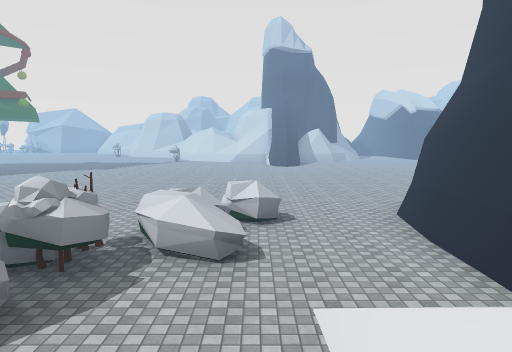
[1] (above)

24 first-person views from a walk through a scene from a Unity 3-D project. The camera is 1.5 m above the floor, tilts 6° down and sees 70° across. The floor is counted in squares, 2 m on a side. Each view is taken from the middle of a square. On the plan, view 1 faces up. The plan holds only what a view shows up to about 11 squares ahead; the rest is blank. The place goes on beyond the plan. The player is left out. Some surface patterns are stand-ins.

[2]
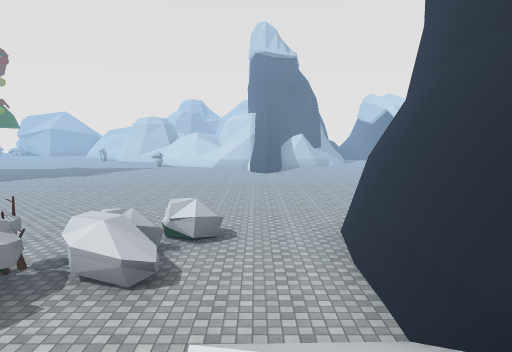

[3]
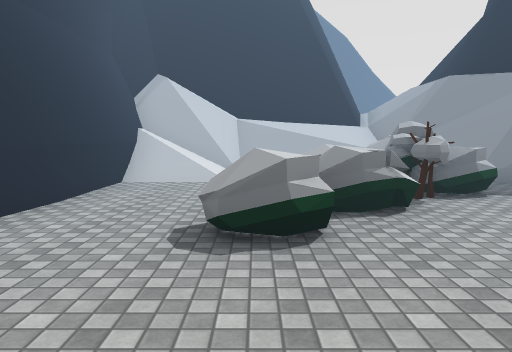

[4]
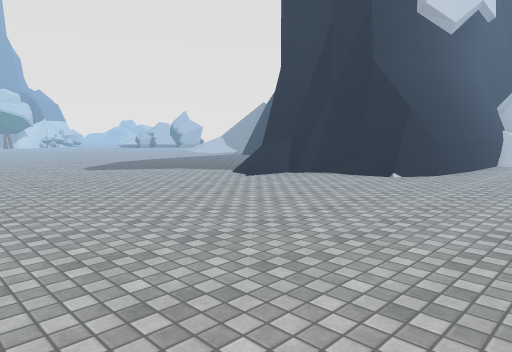

[5]
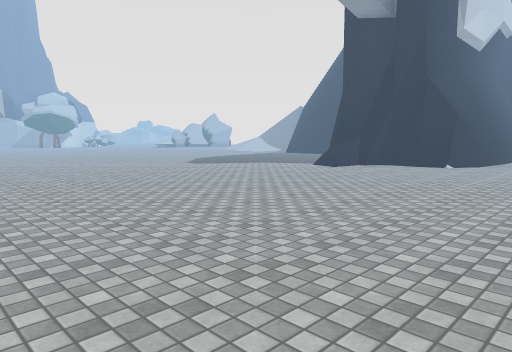

[6]
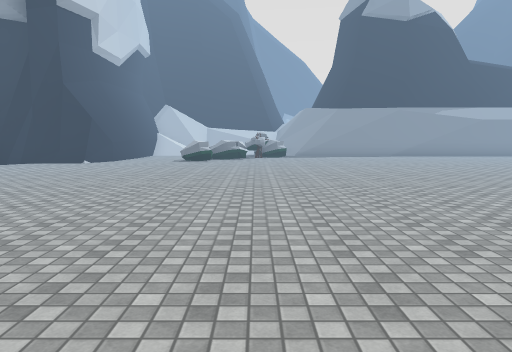

[7]
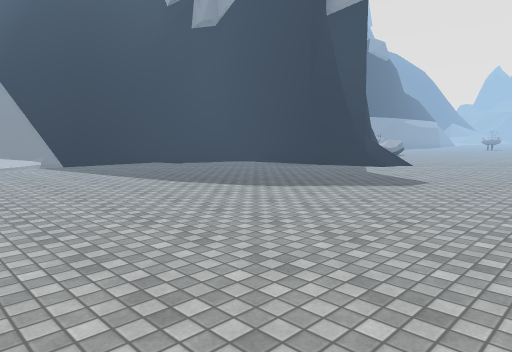

[8]
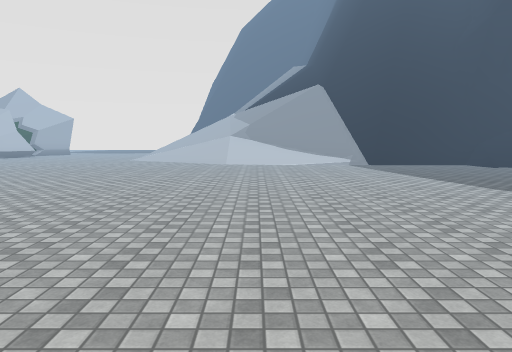

[9]
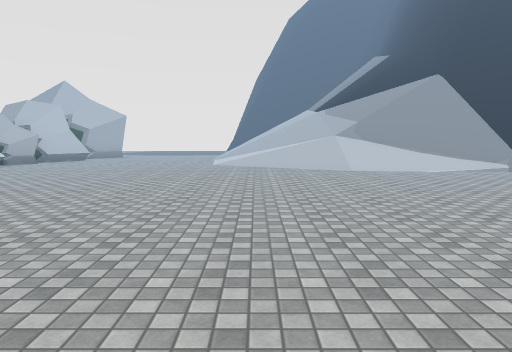

[10]
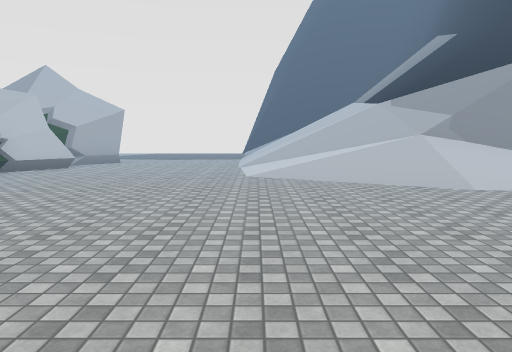

[11]
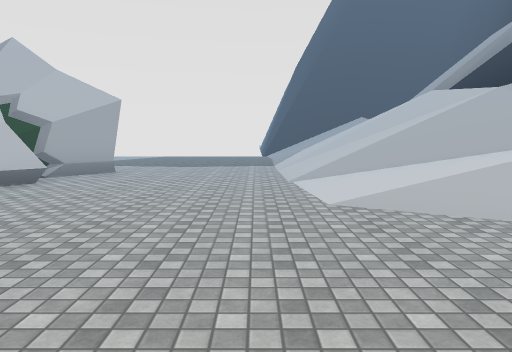

[12]
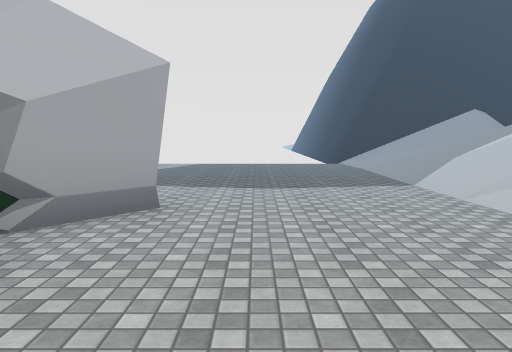

[13]
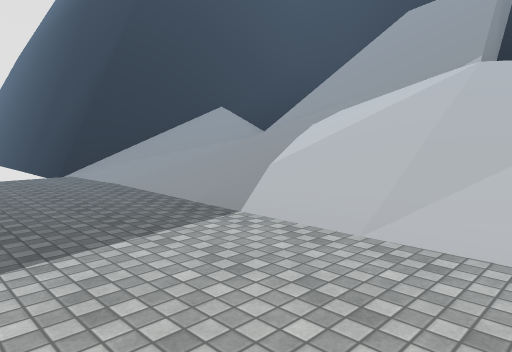

[14]
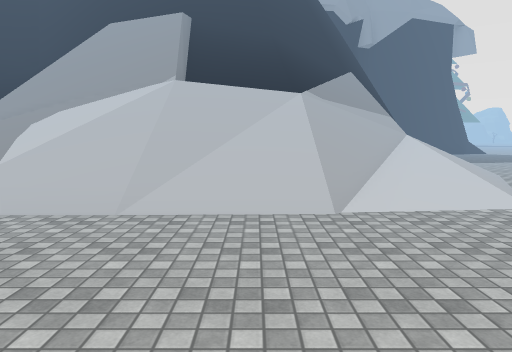

[15]
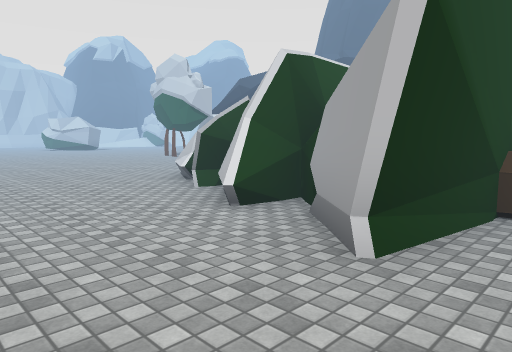

[16]
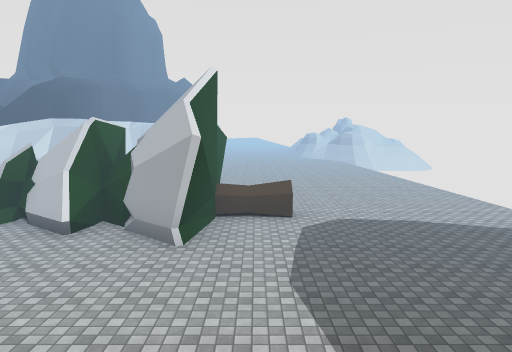

[17]
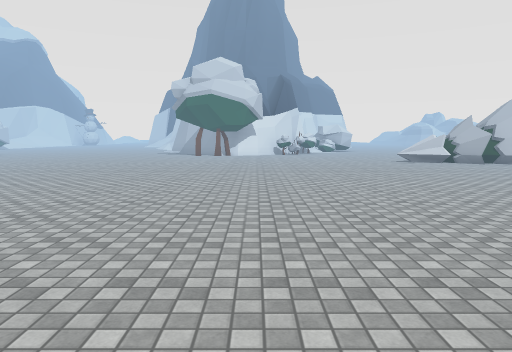

[18]
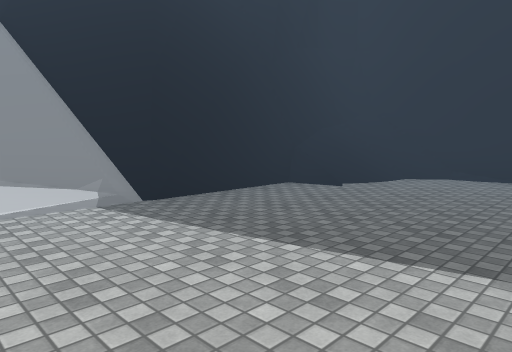

[19]
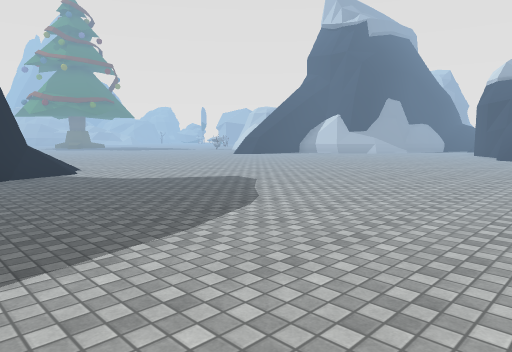

[20]
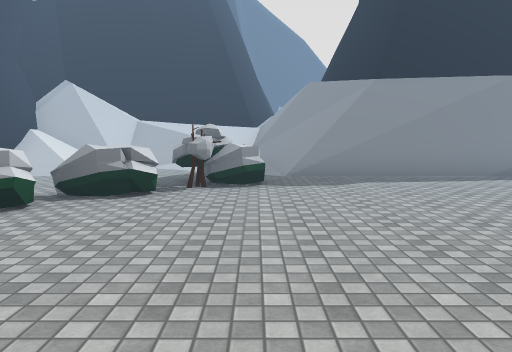

[21]
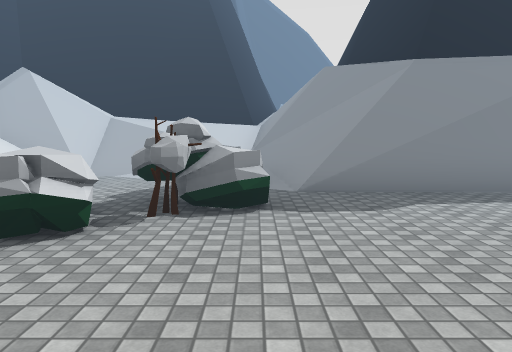

[22]
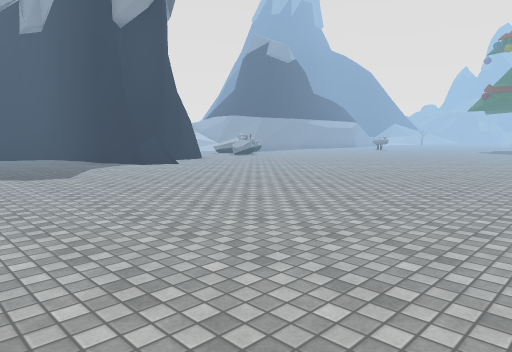

[23]
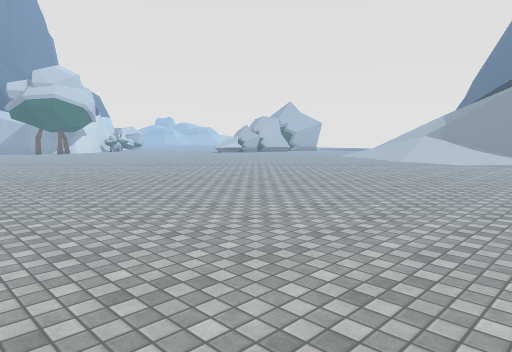

[24]
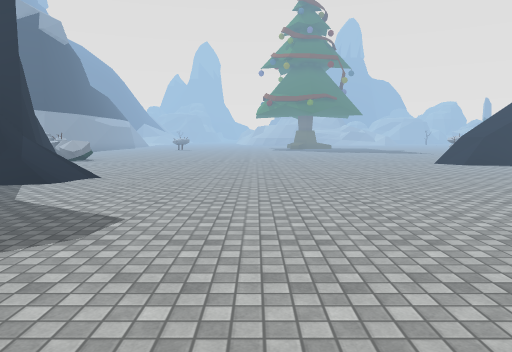

### Floor plan
Key: @ floor where view 1 was taken; # wall or solid block; . floor; / step, stairs or slope; = window, fence, low wall or low ledge; ^ raised ledge; v drop or lower ground; T tree; O other object.
Columns run from 7 left of view 1 to 25 right of it. Each row starts with its distance up from view 1.
 19          #
 18      .  ##..   .....
 17     ................
 16    .................
 15    ..................
 14   ....................         ..
 13  ..........................  ....
 12  ................................
 11 .................................
 10 .................................
  9 ............=....................
  8 ............##...................
  7 ..........####...................
  6  ......O..#  #...................
  5 ......O...#  ##..................
  4 ....OOOO..#   #//................
  3 ####OO....#   #/####=//..........
  2  ###OO..//#   #^# ####///.......T
  1  ^##=/////#       ##v#=////.....T
  0   ^v#//@/##^       ^///////.....T
 -1  #^ =///###^       ^///////....##
 -2   =##^^^^##        ^///////....##
 -3     ^              #///#///...T##
 -4                    #///////.....T
 -5                    #///////......
 -6                    #///////......
 -7                    #/ // //......
 -8                    ##//////......
 -9                     ##/////......
-10                      ######=

Positions as (right, up) in squares from view 1, and headings:
1: (0, 0), facing up
2: (1, 0), facing up
3: (0, 9), facing down
4: (0, 14), facing down-right
5: (0, 17), facing down-right
6: (-2, 18), facing down
7: (15, 13), facing down-left
8: (15, 13), facing down
9: (18, 11), facing down
10: (19, 8), facing down
11: (20, 5), facing down
12: (22, 1), facing down
13: (22, -2), facing down-left
14: (23, -2), facing left
15: (21, -4), facing up-right
16: (18, -4), facing right
17: (14, 7), facing right
18: (14, 7), facing down-left
19: (14, 6), facing up-left
20: (-3, 10), facing down
21: (-3, 8), facing down
22: (11, 18), facing down-left
23: (11, 14), facing down-right
24: (12, 12), facing left
